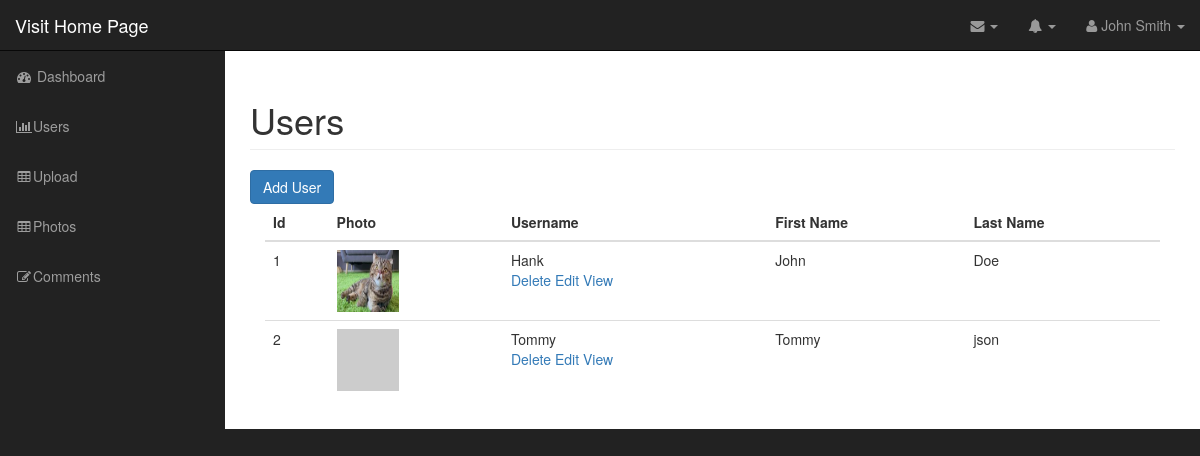
Page /admin/users.php on the earlier database version.
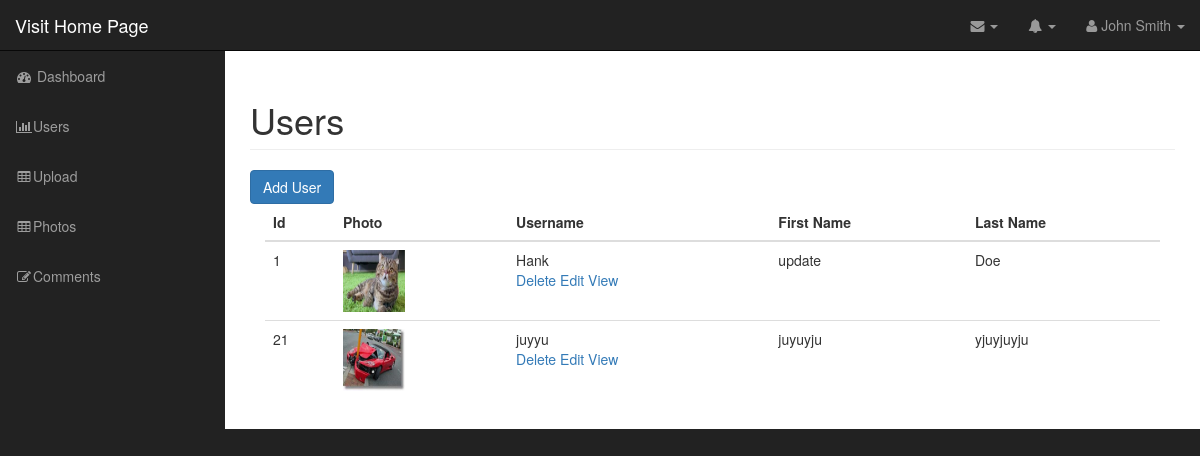
Same page on the later database version.
### tables this page shows
CREATE TABLE `users` (
  `id` int(11) NOT NULL,
  `username` varchar(255) NOT NULL,
  `password` varchar(255) NOT NULL,
  `first_name` varchar(255) NOT NULL,
  `last_name` varchar(255) NOT NULL,
  `user_image` varchar(255) NOT NULL
);

### admin/includes/database.php (called while the page is built, shortened)
<?php
class Database {
    public $connection;
    public function open_db_connection(){
        $this->connection = new mysqli(DB_HOST,DB_USER,DB_PASS,DB_NAME);
    }
    public function query($sql) {
        $result = $this->connection->query($sql);
        return $result;
    }
}
$database = new Database();
?>

### admin/includes/db_object.php (called while the page is built, shortened)
<?php
    class DB_object {
        public static function find_all() {
            return static::find_by_query("SELECT * FROM " . static::$db_table . " ");
        }
        public static function find_by_query($sql) {
            global $database;
            $result_set = $database->query($sql);
            $the_object_array = array();
            while($row = mysqli_fetch_array($result_set)) {
                $the_object_array[] = static::instantation($row);
            }
            return $the_object_array;
        }
        public static function instantation($the_record) {
            $the_object = new $calling_class;
            foreach ($the_record as $the_attribute => $value) {
                if ($the_object->has_the_attribute($the_attribute)) {
                    $the_object-> $the_attribute = $value;
                }
            }
            return $the_object;
        }
        private function has_the_attribute($the_attribute) {
            $object_properties = get_object_vars($this);
            return array_key_exists($the_attribute, $object_properties);
        }
    }
?>

### admin/includes/user.php (called while the page is built, shortened)
<?php require_once("init.php");
    class User extends DB_object {
        public $user_image;
        public $upload_directory = "images";
        public $image_placeholder = "http://placehold.it/400x400&text=image";
        public function image_path_and_placeholder() {
            return empty($this->user_image) ? $this->image_placeholder : $this->upload_directory.DS.$this->user_image;
        }
    }
?>

### admin/users.php (the view)
<?php include("includes/header.php"); ?>
<?php
    $users = User::find_all();
?>
        <nav class="navbar navbar-inverse navbar-fixed-top" role="navigation">
            <?php include("includes/top_nav.php") ?>
            <?php include("includes/side_nav.php"); ?>
        </nav>
        <div id="page-wrapper">
        <div class="container-fluid">
            <div class="row">
                <div class="col-lg-12">
                    <h1 class="page-header">
                        Users
                    </h1>
                    <a href="add_user.php" class="btn btn-primary">Add User</a>
                    <div class="col-md-12">
                        <table class="table table-hover">
                            <thead>
                                <tr>
                                    <th>Id</th>
                                    <th>Photo</th>
                                    <th>Username</th>
                                    <th>First Name</th>
                                    <th>Last Name</th>
                                </tr>
                            </thead>
                            <tbody>
                            <?php foreach ($users as $user): ?>
                                <tr>
                                    <td><?php echo $user->id; ?></td>
                                    <td><img class="admin-user-thumbnail user_image" src="<?php echo $user->image_path_and_placeholder(); ?>" alt=""></td>
                                    <td>
                                    <?php echo $user->username; ?>
                                        <div class="pictures_link">
                                            <a href="delete_user.php?id=<?php echo $user->id; ?>">Delete</a>
                                            <a href="edit_user.php?id=<?php echo $user->id; ?>">Edit</a>
                                            <a href="#">View</a>
                                        </div>
                                    </td>
                                    <td><?php echo $user->first_name; ?></td>
                                    <td><?php echo $user->last_name; ?></td>
                                </tr>
                            <?php endforeach; ?>
                            </tbody>
                        </table>
                    </div>
                </div>
            </div>
        </div>
        </div>
  <?php include("includes/footer.php"); ?>

### admin/includes/header.php (shortened to what this page needs)
<!DOCTYPE html>
<html lang="en">
<head>
    <link href="css/bootstrap.min.css" rel="stylesheet">
    <link href="css/sb-admin.css" rel="stylesheet">
    <link href="font-awesome/css/font-awesome.min.css" rel="stylesheet" type="text/css">
    <link rel="stylesheet" href="css/styles.css">
</head>
<body>
    <div id="wrapper">

### admin/includes/top_nav.php (shortened to what this page needs)
<div class="navbar-header">
    <a class="navbar-brand" href="../index.php">Visit Home Page</a>
</div>
<ul class="nav navbar-right top-nav">
    <li class="dropdown">
        <a href="#" class="dropdown-toggle" data-toggle="dropdown"><i class="fa fa-envelope"></i> <b class="caret"></b></a>
    </li>
    <li class="dropdown">
        <a href="#" class="dropdown-toggle" data-toggle="dropdown"><i class="fa fa-bell"></i> <b class="caret"></b></a>
    </li>
    <li class="dropdown">
        <a href="#" class="dropdown-toggle" data-toggle="dropdown"><i class="fa fa-user"></i> John Smith <b class="caret"></b></a>
    </li>
</ul>

### admin/includes/side_nav.php
<div class="collapse navbar-collapse navbar-ex1-collapse">
    <ul class="nav navbar-nav side-nav">
        <li>
            <a href="index.php"><i class="fa fa-fw fa-dashboard"></i> Dashboard</a>
        </li>
        <li>
            <a href="users.php"><i class="fa fa-fw fa-bar-chart-o"></i>Users</a>
        </li>
        <li>
            <a href="upload.php"><i class="fa fa-fw fa-table"></i>Upload</a>
        </li>
        <li>
            <a href="photos.php"><i class="fa fa-fw fa-table"></i>Photos</a>
        </li>
        <li>
            <a href="comments.php"><i class="fa fa-fw fa-edit"></i>Comments</a>
        </li>
    </ul>
</div>

### admin/includes/footer.php (shortened to what this page needs)
  </div>
</body>
</html>

### admin/css/sb-admin.css (style rules this page uses)
body { margin-top: 100px; background-color: #222; }
@media (min-width:768px) { body { margin-top: 50px; } }
#wrapper { padding-left: 0; }
#page-wrapper { width: 100%; padding: 0; background-color: #fff; }
@media (min-width:768px) { #wrapper { padding-left: 225px; } }
@media (min-width:768px) { #page-wrapper { padding: 10px; } }
.top-nav { padding: 0 15px; }
.top-nav>li { display: inline-block; float: left; }
.top-nav>li>a { padding-top: 15px; padding-bottom: 15px; line-height: 20px; color: #999; }
@media (min-width:768px) { .side-nav { position: fixed; top: 51px; left: 225px; width: 225px; margin-left: -225px; border: none; border-radius: 0; overflow-y: auto; background-color: #222; } }
@media (min-width:768px) { .side-nav>li>a { width: 225px; } }

### admin/css/styles.css (style rules this page uses)
.user_image { width: 62px; height: 62px; }

Differences in the rows shown:
removed users: id "2", username "Tommy", first_name "Tommy", last_name "json"
changed users "Hank": first_name "John" → "update"
added users: id "21", user_image (picture), username "juyyu", first_name "juyuyju", last_name "yjuyjuyju"
